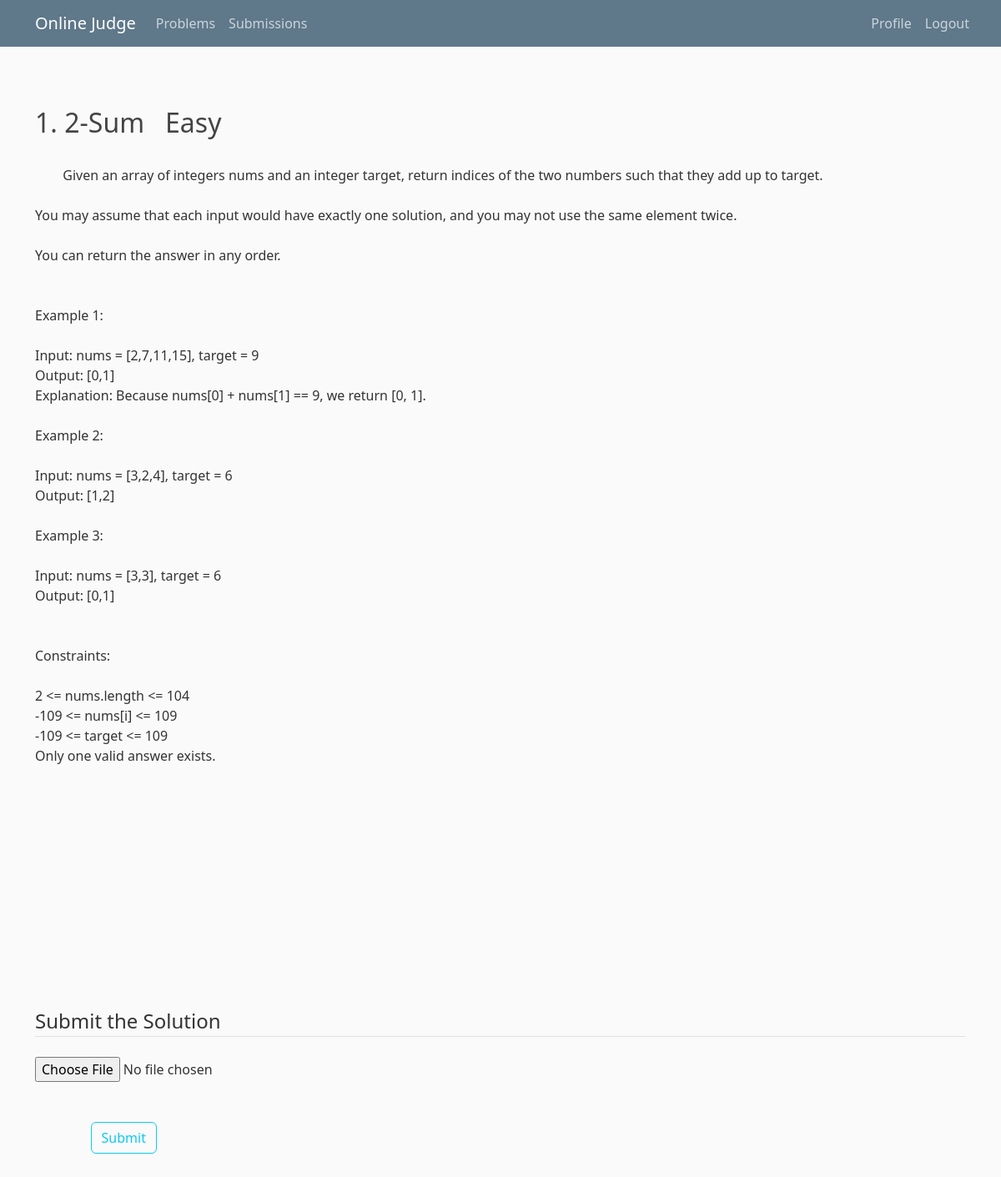
The app's page /problems/1/details/ (signed in) with its own data.
### problems/models.py (models this page shows)
class Problem(models.Model):
    title = models.CharField(max_length=30,unique=True)
    content = models.TextField()
    difficulty = models.CharField(max_length=20)
    inputTestCasePath = models.CharField(max_length=200)
    outputTestCasePath = models.CharField(max_length=200)

### problems/views.py (the view, shortened to what this page needs)
# urls.py: path('<int:problem_id>/details/', views.details, name = "problems-details"),
@login_required
def details(request,problem_id):
    problem = get_object_or_404(Problem,pk=problem_id)
    return render(request, 'problems/details.html',{'problem':problem})

### problems/templates/problems/details.html (shortened to what this page needs)
{% extends "problems/base.html" %}
{% block content %}
    <div class="col show-white-space">
        <h2>{{problem.id}}. {{problem.title}}   {{problem.difficulty}}</h2>
        {{problem.content}}
    <div>
    <div class="col">
        <div class="">
            <form method="POST" enctype="multipart/form-data">
                <fieldset class="form-group">
                    <legend class="border-bottom mb-4">Submit the Solution</legend>
                    <input type="file" id="solution" name="solution">
                </fieldset>
                <button class="btn btn-outline-info" type="submit">Submit</button>
            </form>
        </div>
    </div>
{% endblock content %}

### problems/static/problems/main.css (style rules this page uses)
body { background: #fafafa; color: #333333; margin-top: 5rem; }
h1, h2, h3, h4, h5, h6 { color: #444444; }
.show-white-space { white-space: pre-wrap; }

### records on screen
Problem: id "1", title "2-Sum", difficulty "Easy", content "Given an array of integers nums and an integer target, return indices of the two numbers such that they add up to target. You may assume that each input would have exactly one solution, and you may not use the same element twice. You can return the answer in any order. Example 1: Input: nums = [2,7,11,15], target = 9 Output: [0,1] Explanation: Because nums[0] + nums[1] == 9, we return [0, 1]. Example 2: Input: nums = [3,2,4], target = 6 Output: [1,2] Example 3: Input: nums = [3,3], target = 6 Output: [0,1] Constraints: 2 <= nums.length <= 104 -109 <= nums[i] <= 109 -109 <= target <= 109 Only one valid answer exists."
